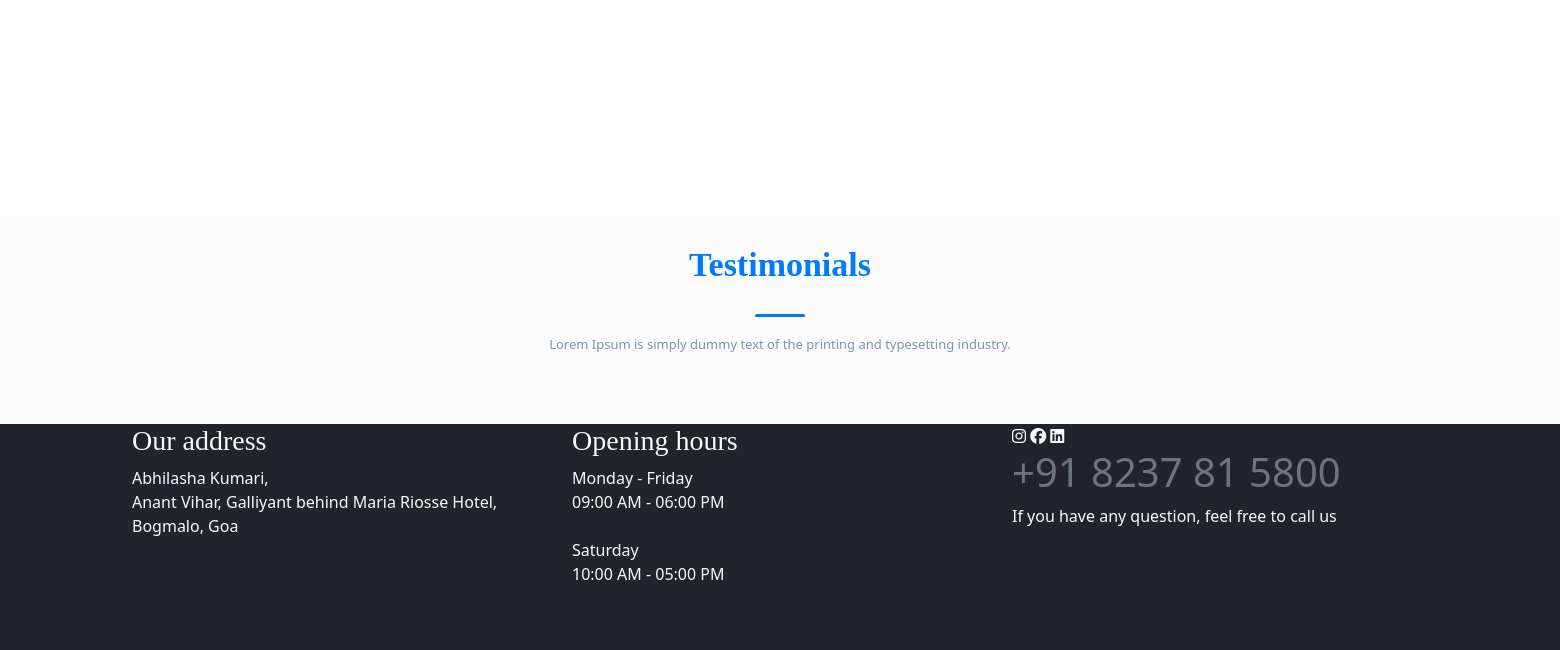
Before: / (lower part) with the older database file.
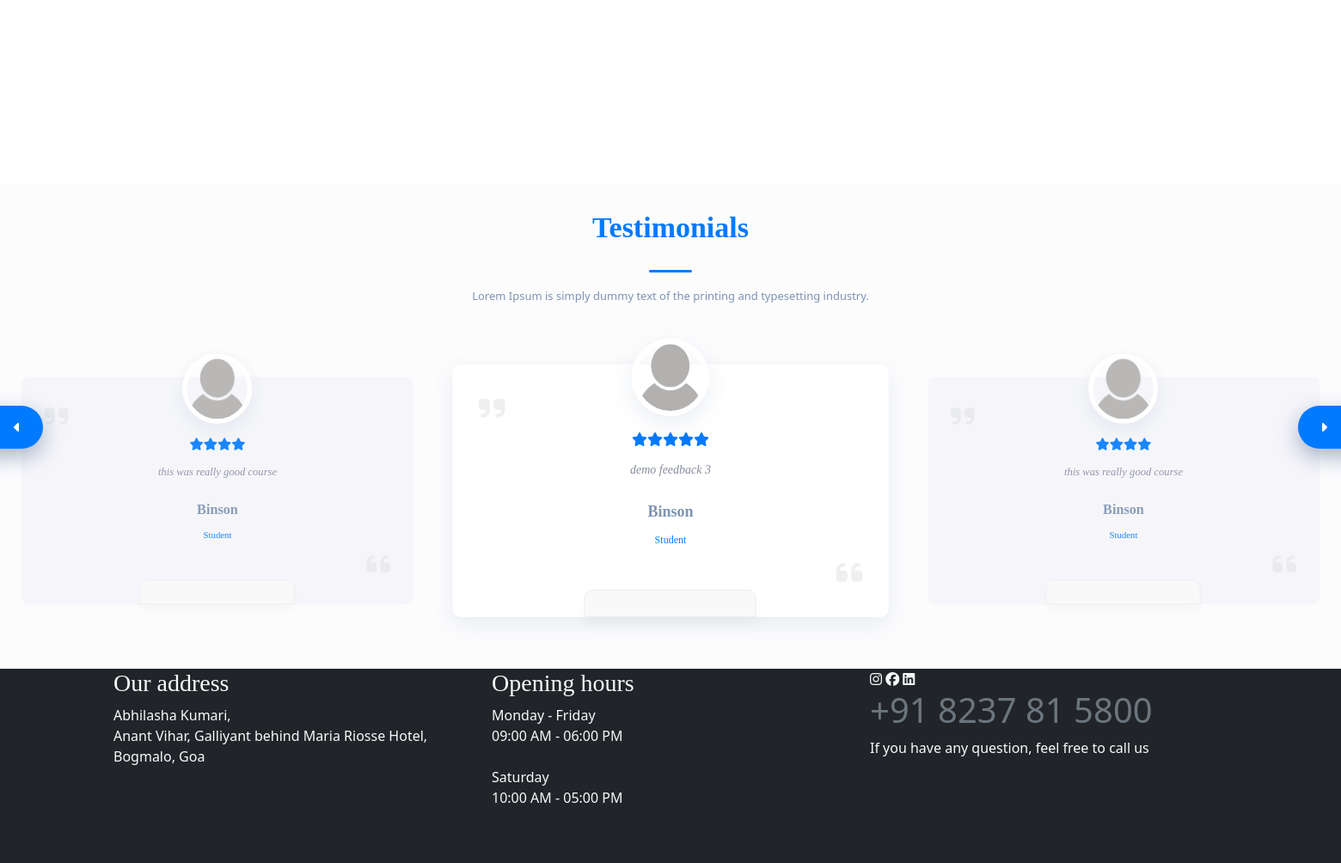
After: the same page with the newer database file.
### tables this page shows
CREATE TABLE `feedback` (
  `feedback_id` varchar(255) NOT NULL,
  `student_id` varchar(255) NOT NULL,
  `feedback_desc` text NOT NULL,
  `ratings` int(10) NOT NULL
);

CREATE TABLE `student` (
  `student_id` varchar(255) NOT NULL,
  `stud_mobile` varchar(10) NOT NULL,
  `stud_email` varchar(255) NOT NULL,
  `password` varchar(255) NOT NULL,
  `profile_pic` varchar(255) DEFAULT NULL,
  `stud_name` varchar(199) NOT NULL,
  `address` varchar(255) NOT NULL,
  `parent_name` varchar(255) NOT NULL,
  `parent_email` varchar(255) NOT NULL,
  `parent_mobile` varchar(10) NOT NULL
);

### index.php (the view, shortened to what this page needs)
<?php
  include('./mainInclude/header.php');
  include_once('./dbConnection.php');
?>
<main class="" id="">
<section id="section-4">
    <div class="container text-center">
        <div class="section-title">
            <h2>Testimonials</h2>
            <p>Lorem Ipsum is simply dummy text of the printing and typesetting industry.</p>
        </div>
    </div>
                  <?php
                    $sql = "SELECT feedback.student_id,feedback.ratings,feedback.feedback_desc,student.stud_name,student.profile_pic from feedback
                        LEFT JOIN student ON feedback.student_id = student.student_id
                        WHERE feedback.ratings >= 3";
                    $query = mysqli_query($conn,$sql);
                    if($query){
                      if(mysqli_num_rows($query) >= 1){
                        echo '<div class="testimonials-carousel-wrap text-center">
                        <div class="listing-carousel-button listing-carousel-button-next"><i class="fa fa-caret-right" style="color: #fff"></i></div>
                        <div class="listing-carousel-button listing-carousel-button-prev"><i class="fa fa-caret-left" style="color: #fff"></i></div>
                        <div class="testimonials-carousel">
                            <div class="swiper-container">
                                <div class="swiper-wrapper"> ';
                        while($r = mysqli_fetch_assoc($query)){
                          echo '
                                    <div class="swiper-slide">
                                        <div class="testi-item">
                                            <div class="testi-avatar">';
                                                if($r['profile_pic'] == null){
                                                  echo '<img src="./public/assets/defaultpic.png">';
                                                }else{
                                                  echo '<img src="'.$r['profile_pic'].'">';
                                                }
                                            echo '
                                            </div>
                                            <div class="testimonials-text-before"><i class="fa fa-quote-right"></i></div>
                                            <div class="testimonials-text">
                                                <div class="listing-rating">';
                                                  for($i = 1; $i <= $r['ratings']; $i++){
                                                      echo '<i class="fa fa-star"></i>';
                                                  }
                                                echo '
                                                </div>
                                                <p>'.$r['feedback_desc'].'</p>
                                                <a href="#" class="text-link"></a>
                                                <div class="testimonials-avatar">
                                                    <h3>'.$r['stud_name'].'</h3>
                                                    <h4>Student</h4>
                                                </div>
                                            </div>
                                            <div class="testimonials-text-after"><i class="fa fa-quote-left"></i></div>
                                        </div>
                                    </div>
                          ';
                        }
                      }
                    }
                  ?>
                </div>
            </div>
        </div>
    </div>
</section>
  </main>
  <?php include('./mainInclude/footer.php'); ?>

Changed rows visible on the page:
added feedback: ratings 4 (drawn), feedback_desc "this was really good course", student.stud_name "Binson"
added feedback: ratings 5 (drawn), feedback_desc "demo feedback 3", student.stud_name "Binson"
